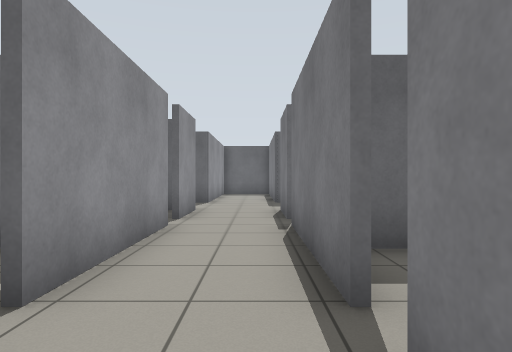
View 1 (above)

24 first-person views from a walk through a robot-simulator world made for Gazebo. The camera is 0.94 m above the floor, looks level and sees 75° across. The floor is counted in squares, 1 m on a side. Each view is taken from the middle of a square. On the plan, view 1 faces up. The plan holds only what a view shows up to about 12 squares ahead; the rest is blank. The place goes on beyond the plan.

View 2
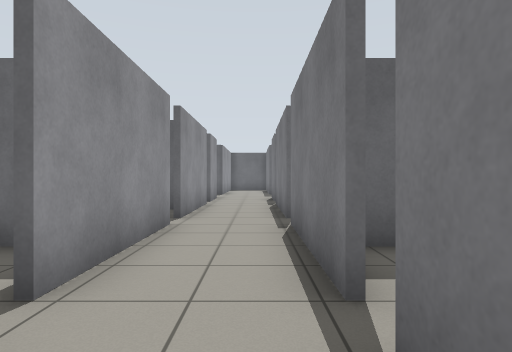

View 3
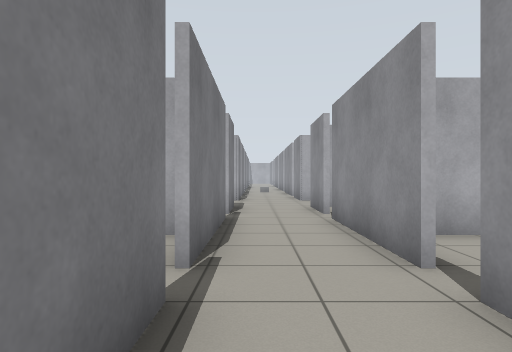

View 4
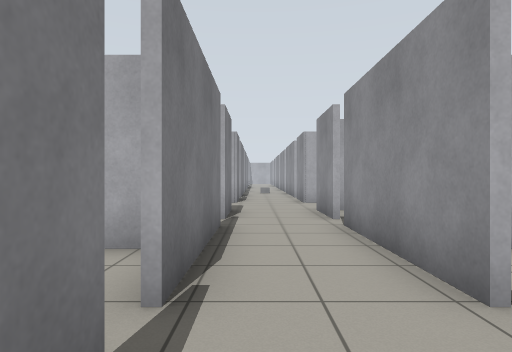

View 5
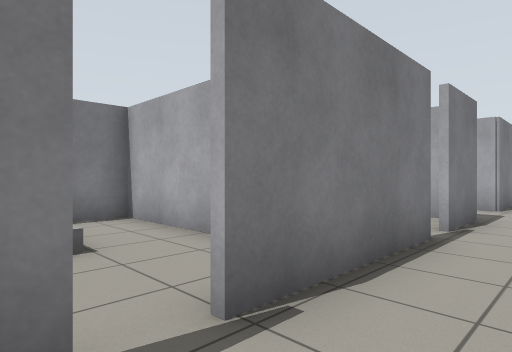

View 6
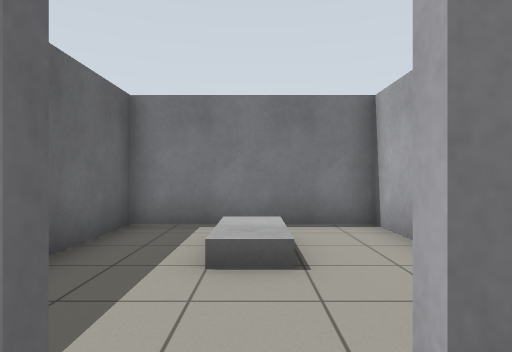

View 7
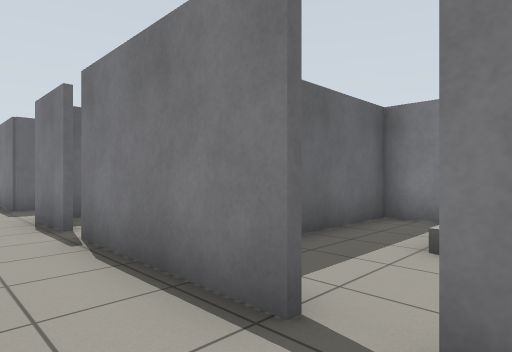

View 8
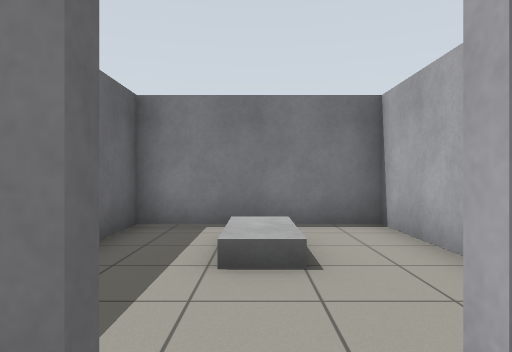

View 9
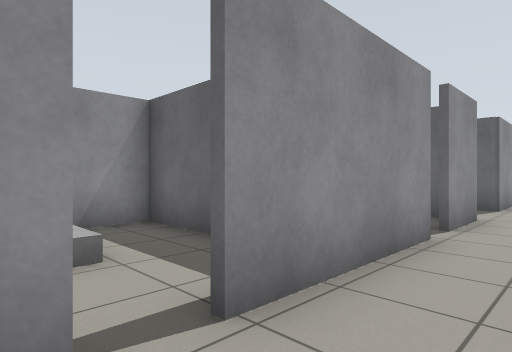

View 10
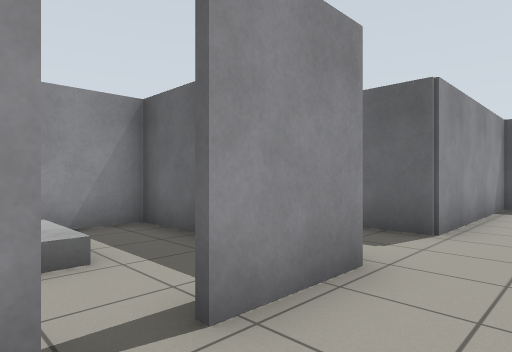

View 11
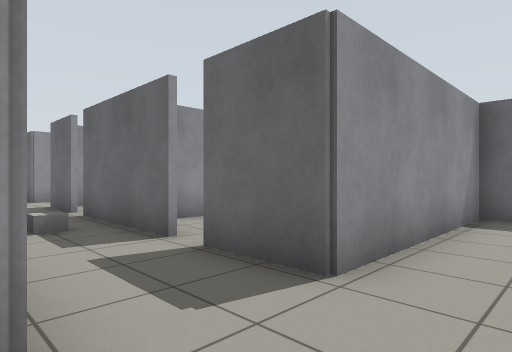

View 12
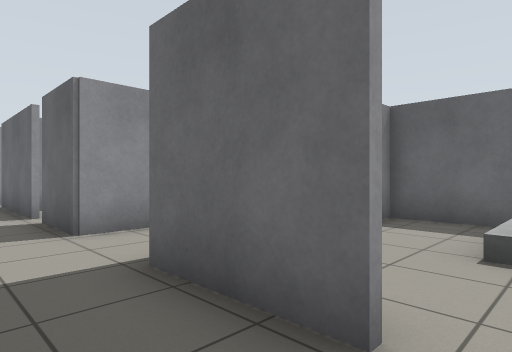

View 13
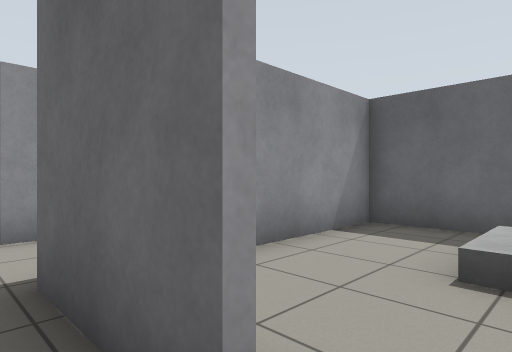

View 14
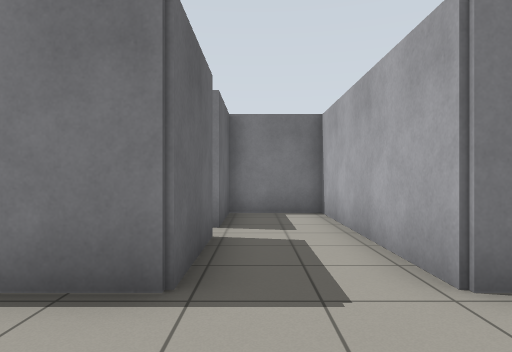

View 15
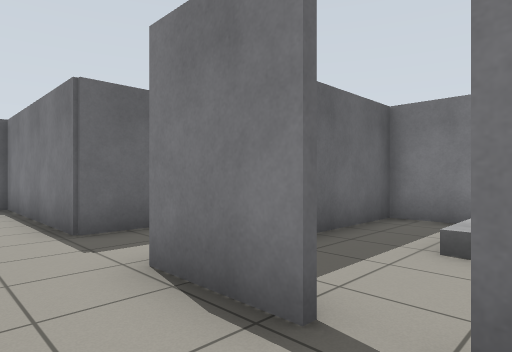

View 16
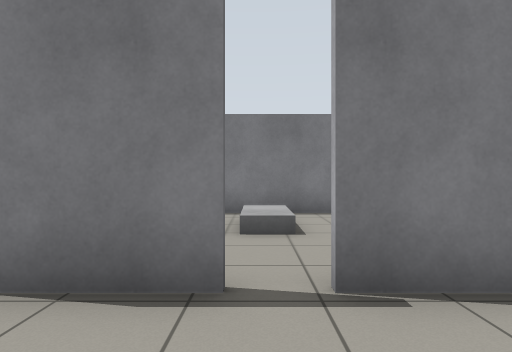

View 17
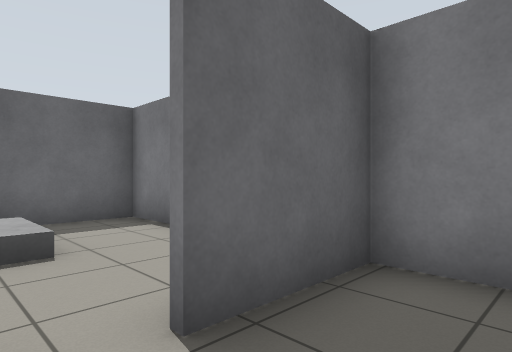

View 18
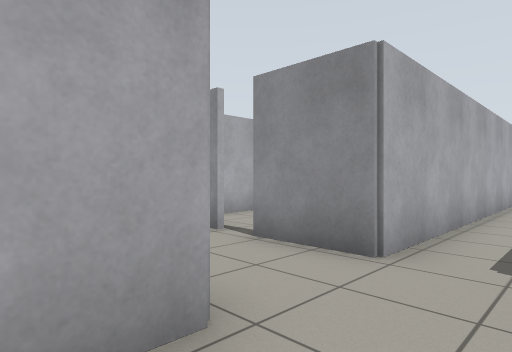

View 19
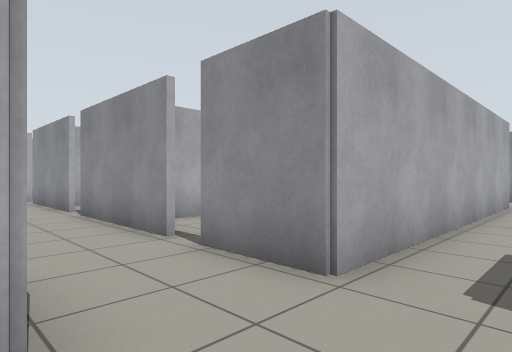

View 20
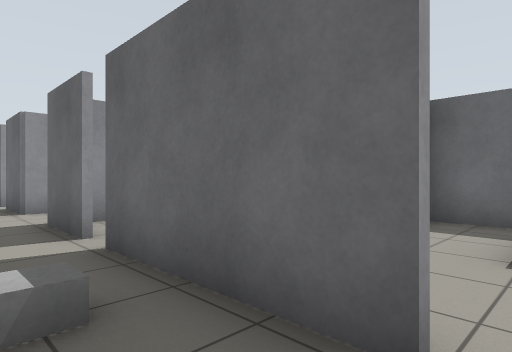

View 21
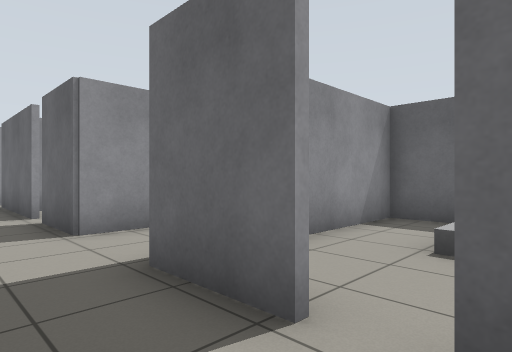

View 22
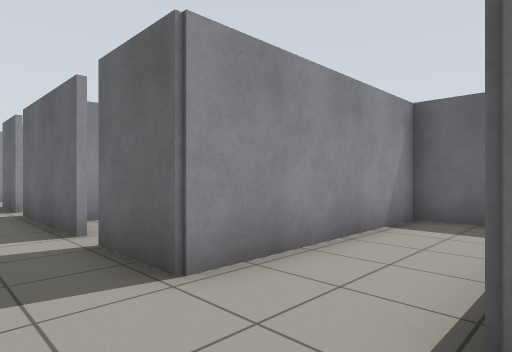

View 23
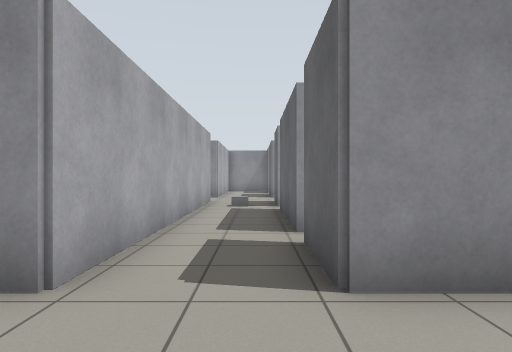

View 24
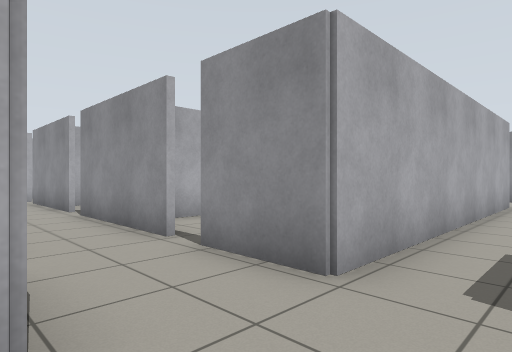

### Floor plan
Points are (right, up) in squares from view 1. A wall is a line through its corners. A room is listed if a view was taken in it or the views show most of it. See-through windows are left out.
Room 1 (views 1, 2, 3, 4, 5, 6, 7, 8, 9, 10, 11, 15)
walls: (-1.7, 1.5) (-1.7, -2.5); (0.7, 2.4) (0.7, 6.4); (0.7, -2.5) (0.7, 1.5); (-1.7, -3.4) (-1.7, -7.4); (-1.7, 6.4) (-1.7, 2.4); (0.7, -7.4) (0.7, -3.4)
ways out: opening at (-0.5, 9) to room 2; opening at (-2, 7.5) to room 4; opening at (1, 2) to room 6; opening at (1, 7.5) to room 7; opening at (1, -3) to room 9; opening at (-2, -8.5); opening at (-2, -3); opening at (-2, 2); opening at (-0.5, -10); opening at (1, -8.5)
objects: grey box (1, -9); grey box (1, 8)
Room 2 (views 12, 13, 17, 18, 19)
walls: (0.8, 9.3) (6.4, 9.3); (3.2, 11.7) (0.7, 11.7) (0.7, 17.4); (6.4, 9) (6.4, 11.7) (4, 11.7); (-1, 17.4) (-1.7, 17.4) (-1.7, 11.8)
ways out: opening at (-0.5, 9) to room 1; opening at (-2, 10.5) to room 3; gap at (3.5, 12) to room 8
Room 3 (views 14, 20, 21)
walls: (-4.5, 11.7) (-8.5, 11.7); (-9.9, 17.4) (-11.2, 17.4) (-11.2, 14.4); (-11.2, 9.3) (-1.8, 9.3)
ways out: opening at (-2, 10.5) to room 2; opening at (-11, 10.5) to room 5; opening at (-3.5, 12)
objects: grey box (-10, 12); grey box (-9, 15) to (-9, 16); grey box (-6, 10); grey box (-3, 12)
Room 4 (view 16)
walls: (-4.5, 9.2) (-6.4, 9.2) (-6.4, 7.4); (-4.5, 4.5) (-3, 4.5)
ways out: opening at (-2, 7.5) to room 1
objects: grey box (-5, 7) to (-4, 7); grey box (-2, 8)
Room 5 (views 22, 23, 24)
walls: (-12.4, 17.4) (-13.7, 17.4) (-13.7, 11.8)
ways out: opening at (-11, 10.5) to room 3; opening at (-14, 10.5); opening at (-12.5, 9)
Room 6 (no view inside)
walls: (3.9, -0.4) (6.5, -0.4); (6.4, -1.1) (6.4, 4.3) (1.5, 4.3)
ways out: opening at (1, 2) to room 1
objects: grey box (4, 2) to (5, 2)
Room 7 (no view inside)
walls: (6.4, 5) (6.4, 9); (6.5, 9.2) (3.5, 9.2)
ways out: opening at (1, 7.5) to room 1
objects: grey box (4, 7) to (5, 7)
Room 8 (no view inside)
walls: (0.8, 17.5) (0.8, 14.1); (6.4, 15.8) (6.4, 17.4) (0.5, 17.4)
ways out: gap at (3.5, 12) to room 2
objects: grey box (3, 14) to (4, 16)
Room 9 (no view inside)
walls: (1.9, -0.6) (1.4, -0.6); (6.5, -0.6) (3.9, -0.6); (1.2, -5.3) (6.4, -5.3) (6.4, -1.1)
ways out: opening at (1, -3) to room 1
objects: grey box (4, -3) to (5, -3)

Where each view was taken, in squares from view 1:
view 1: 0 up, 0 right, facing up
view 2: 5 down, 0 right, facing up
view 3: 0 up, 0 right, facing down
view 4: 1 down, 0 right, facing down
view 5: 2 down, 1 left, facing down-right
view 6: 3 down, 0 right, facing right
view 7: 1 up, 1 left, facing up-right
view 8: 2 up, 0 right, facing right
view 9: 1 up, 0 right, facing up-left
view 10: 6 up, 0 right, facing up-left
view 11: 9 up, 0 right, facing up-left
view 12: 10 up, 4 right, facing up-left
view 13: 11 up, 4 right, facing up-left
view 14: 11 up, 2 left, facing right
view 15: 6 up, 1 left, facing up-right
view 16: 7 up, 2 left, facing right
view 17: 10 up, 3 right, facing up-right
view 18: 11 up, 2 right, facing down-left
view 19: 11 up, 1 right, facing down-left
view 20: 10 up, 4 left, facing up-left
view 21: 10 up, 8 left, facing up-left
view 22: 10 up, 11 left, facing up-left
view 23: 11 up, 11 left, facing left
view 24: 11 up, 11 left, facing down-left
